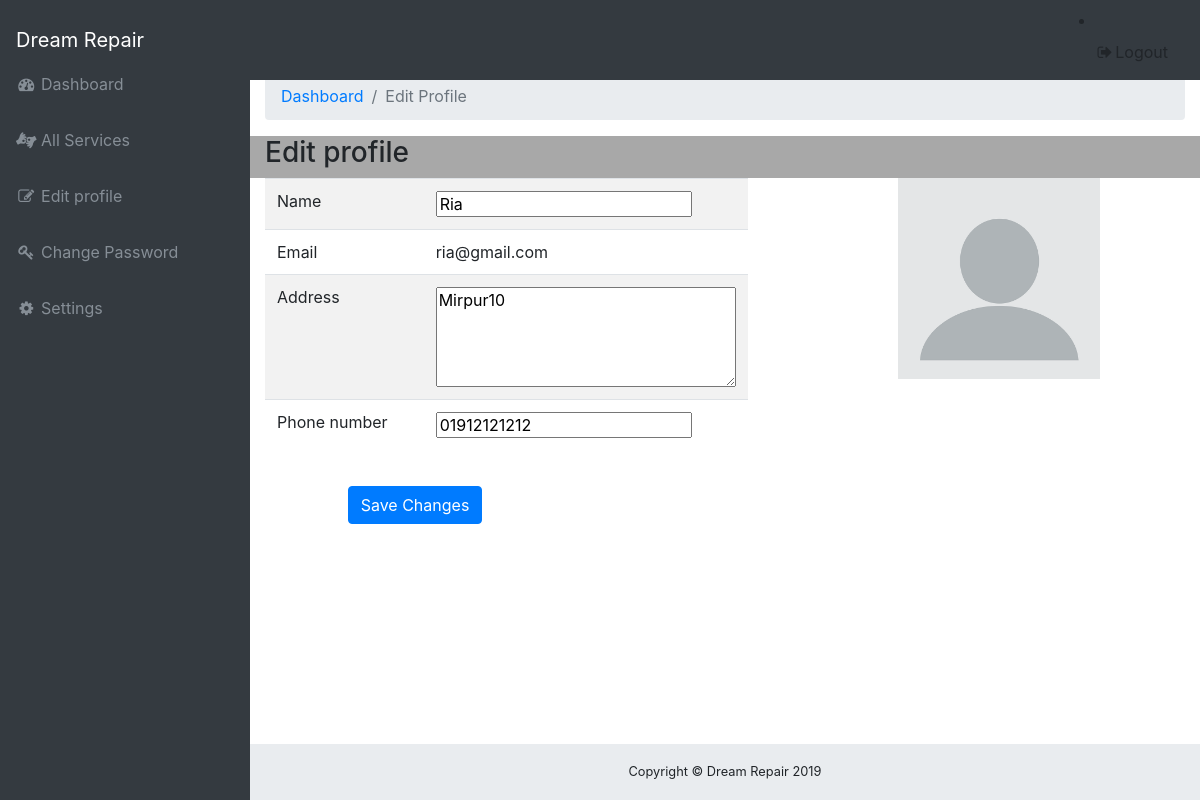
The page /app/Edit_profile_expert.php (signed in) on the database its author committed.
### tables this page shows
CREATE TABLE `users` (
  `ID` int(11) NOT NULL,
  `Name` varchar(100) NOT NULL,
  `Email` varchar(100) NOT NULL,
  `Password` varchar(100) NOT NULL,
  `Address` varchar(100) NOT NULL,
  `Type` varchar(100) NOT NULL,
  `PhoneNumber` varchar(100) DEFAULT NULL,
  `Rating` int(5) DEFAULT NULL,
  `MinimumPayment` float DEFAULT NULL,
  `SignInDate` timestamp NOT NULL DEFAULT CURRENT_TIMESTAMP
);

### data/data_access.php (called while the page is built, shortened)
<?php
    $host="127.0.0.1";
    $user="root";
    $pass="";
    $dbname="dreamrepair";
    $port=3306;
    function executeSQL($sql){
        global $host, $user, $pass, $dbname, $port;
        $link=mysqli_connect($host, $user, $pass, $dbname, $port);
        $result = mysqli_query($link, $sql);
        return $result;
    }
?>

### data/users_data_access.php (called while the page is built, shortened)
<?php require_once "data_access.php"; ?>
<?php
	function users_GetByID($id)
	{
        $sql = "SELECT * FROM users WHERE ID='$id'";
        $result = executeSQL($sql);
        $user = mysqli_fetch_assoc($result);
        return $user;
    }
?>

### app/Edit_profile_expert.php (the view, shortened to what this page needs)
<?php
	$Expert=users_GetByID($_SESSION['Expert']['ID']);
?>
<html lang="en">
<head>
  <link href="vendor/bootstrap/css/bootstrap.min.css" rel="stylesheet">
  <link href="vendor/font-awesome/css/font-awesome.min.css" rel="stylesheet" type="text/css">
  <link href="vendor/datatables/dataTables.bootstrap4.css" rel="stylesheet">
  <link href="css/sb-admin.css" rel="stylesheet">
</head>
<body class="fixed-nav sticky-footer bg-dark" id="page-top">
  <nav class="navbar navbar-expand-lg navbar-dark bg-dark fixed-top" id="mainNav">
    <a class="navbar-brand" href="index.php">Dream Repair</a>
    <div class="collapse navbar-collapse" id="navbarResponsive">
      <ul class="navbar-nav navbar-sidenav" id="exampleAccordion">
        <li class="nav-item" data-toggle="tooltip" data-placement="right" title="Dashboard">
          <a class="nav-link" href="Dashboard.php">
            <i class="fa fa-fw fa-dashboard"></i>
            <span class="nav-link-text">Dashboard</span>
          </a>
        </li>
         <li class="nav-item" data-toggle="tooltip" data-placement="right" title="Dashboard">
          <a class="nav-link" href="service_provider_requests.php">
            <i class="fa fa-fw fa-american-sign-language-interpreting"></i>
            <span class="nav-link-text">All Services</span>
          </a>
        </li>
        <li class="nav-item" data-toggle="tooltip" data-placement="right" title="Dashboard">
          <a class="nav-link" href="Edit_profile_expert.php">
            <i class="fa fa-fw fa-edit"></i>
            <span class="nav-link-text">Edit profile</span>
          </a>
        </li>
        <li class="nav-item" data-toggle="tooltip" data-placement="right" title="Dashboard">
          <a class="nav-link" href="Change_password_expert.php">
            <i class="fa fa-fw fa-key"></i>
            <span class="nav-link-text">Change Password</span>
          </a>
        </li>
        <li class="nav-item" data-toggle="tooltip" data-placement="right" title="Tables">
          <a class="nav-link" href="navbar_expert.php">
            <i class="fa fa-fw fa-cog"></i>
            <span class="nav-link-text">Settings</span>
          </a>
        </li>
      </ul>
            </div>
        <li class="nav-item">
          <a class="nav-link" data-toggle="modal" data-target="#exampleModal">
            <i class="fa fa-fw fa-sign-out"></i>Logout</a>
        </li>
  </nav>
  <div class="content-wrapper">
    <div class="container-fluid">
      <ol class="breadcrumb">
        <li class="breadcrumb-item">
          <a href="#">Dashboard</a>
        </li>
        <li class="breadcrumb-item active">Edit Profile</li>
      </ol>
     <div class="row" style="background-color: #A8A8A8">
      <div class="col-8">
        <h3>Edit profile</h3>
      </div>
     </div>
	 <form method="post">
     <div class="row">
        <div class="col-8">
          <table class="table table-striped" style="width: 80%">
            <tr>
              <td width="40%">Name</td>
              <td class="text-justify"><input type="text" name="name" value="<?=$Expert['Name']?>"/></td>
            </tr>
            <tr >
              <td width="40%">Email</td>
              <td class="text-justify"><?=$Expert['Email']?></td>
            </tr>
            <tr >
              <td width="40%">Address</td>
              <td>
                <textarea id="Address" name="address" style="height:100px;width:300px"><?=$Expert['Address']?></textarea>
              </td>
            </tr>
            <tr >
              <td width="40%">Phone number</td>
              <td class="text-justify"><input type="text" name="phone" value="<?=$Expert['PhoneNumber']?>"/></td>
            </tr>
          </table>
        </div>
        <div class="col-4"  style="padding-right: 100px">
           <img src="images/user_pic.png" style="width:100%">
        </div>
     </div>
<div class="form-row text-center">
     <div class="col-4" style="padding-top: 20px">
          <input type="submit" class="btn btn-primary" value="Save Changes"/>
    </div>
  </div>
  </form>
    <footer class="sticky-footer">
      <div class="container">
        <div class="text-center">
          <small>Copyright © Dream Repair 2019</small>
        </div>
      </div>
    </footer>
  </div>
</body>
</html>

### app/css/sb-admin.css (style rules this page uses)
html { position: relative; min-height: 100%; }
body { overflow-x: hidden; }
body.sticky-footer { margin-bottom: 56px; }
body.sticky-footer .content-wrapper { min-height: calc(100vh - 56px - 56px); }
body.fixed-nav { padding-top: 56px; }
.content-wrapper { min-height: calc(100vh - 56px); padding-top: 1rem; }
#mainNav .navbar-collapse { overflow: auto; max-height: 75vh; }
#mainNav .navbar-collapse .navbar-nav .nav-item .nav-link { cursor: pointer; }
@media (min-width: 992px) { #mainNav .navbar-brand { width: 250px; } }
@media (min-width: 992px) { #mainNav .navbar-collapse { overflow: visible; max-height: none; } }
@media (min-width: 992px) { #mainNav .navbar-collapse .navbar-sidenav { position: absolute; top: 0; left: 0; -webkit-flex-direction: column; -ms-flex-direction: column; flex-direction: column; margin-top: 56px; } }
@media (min-width: 992px) { #mainNav .navbar-collapse .navbar-sidenav > .nav-item { width: 250px; padding: 0; } }
@media (min-width: 992px) { #mainNav .navbar-collapse .navbar-sidenav > .nav-item > .nav-link { padding: 1em; } }
@media (min-width: 992px) { #mainNav.fixed-top .navbar-sidenav { height: calc(100vh - 112px); } }
.content-wrapper { overflow-x: hidden; background: white; }
@media (min-width: 992px) { .content-wrapper { margin-left: 250px; } }
#mainNav.navbar-dark .navbar-collapse .navbar-sidenav > .nav-item > .nav-link { color: #868e96; }
@media (min-width: 992px) { #mainNav.navbar-dark .navbar-collapse .navbar-sidenav { background: #343a40; } }
footer.sticky-footer { position: absolute; right: 0; bottom: 0; width: 100%; height: 56px; background-color: #e9ecef; line-height: 55px; }
@media (min-width: 992px) { footer.sticky-footer { width: calc(100% - 250px); } }

### rows shown on the page
users: name "Ria", Email "ria@gmail.com", address "Mirpur10", phone "01912121212"
